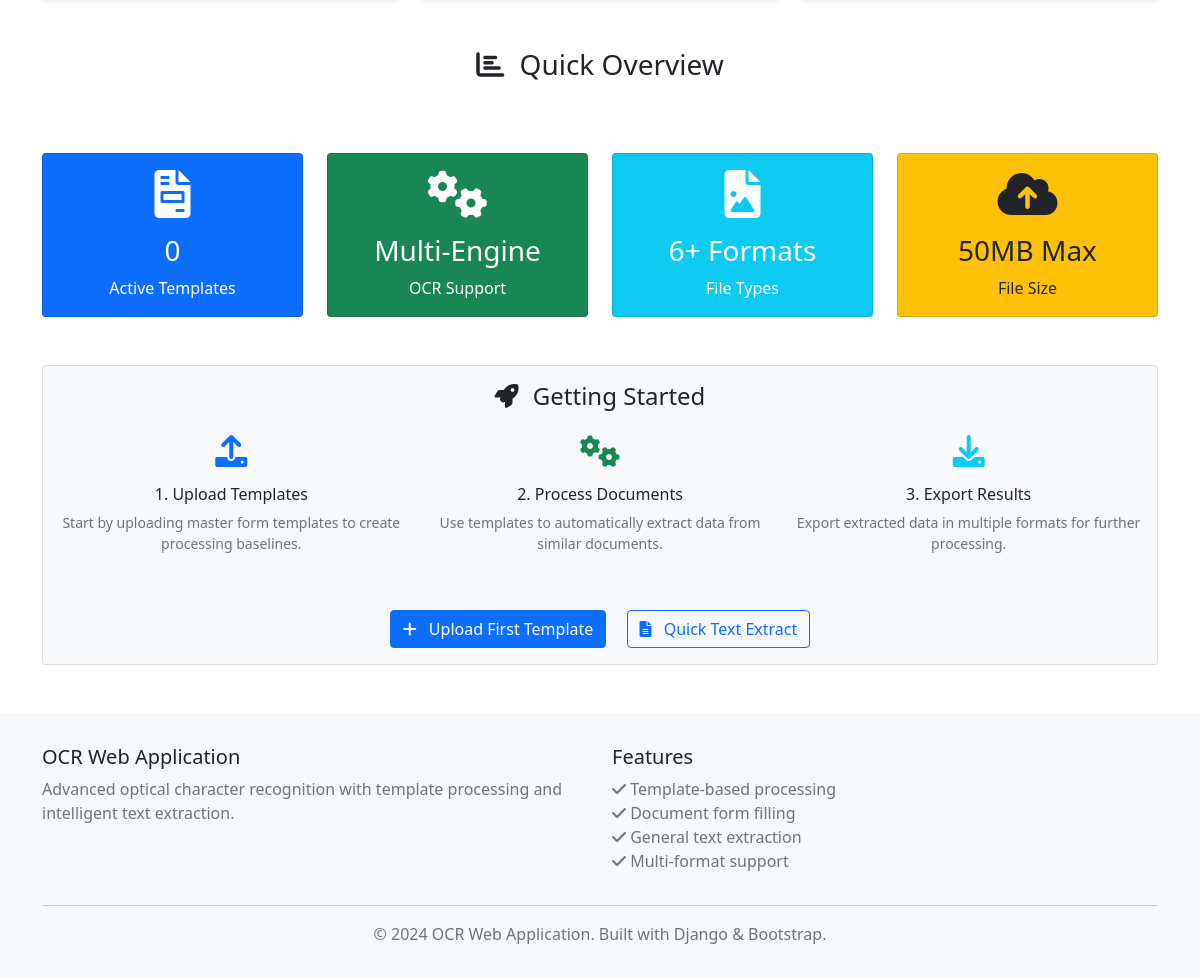
Before: / (lower part) with the older database file.
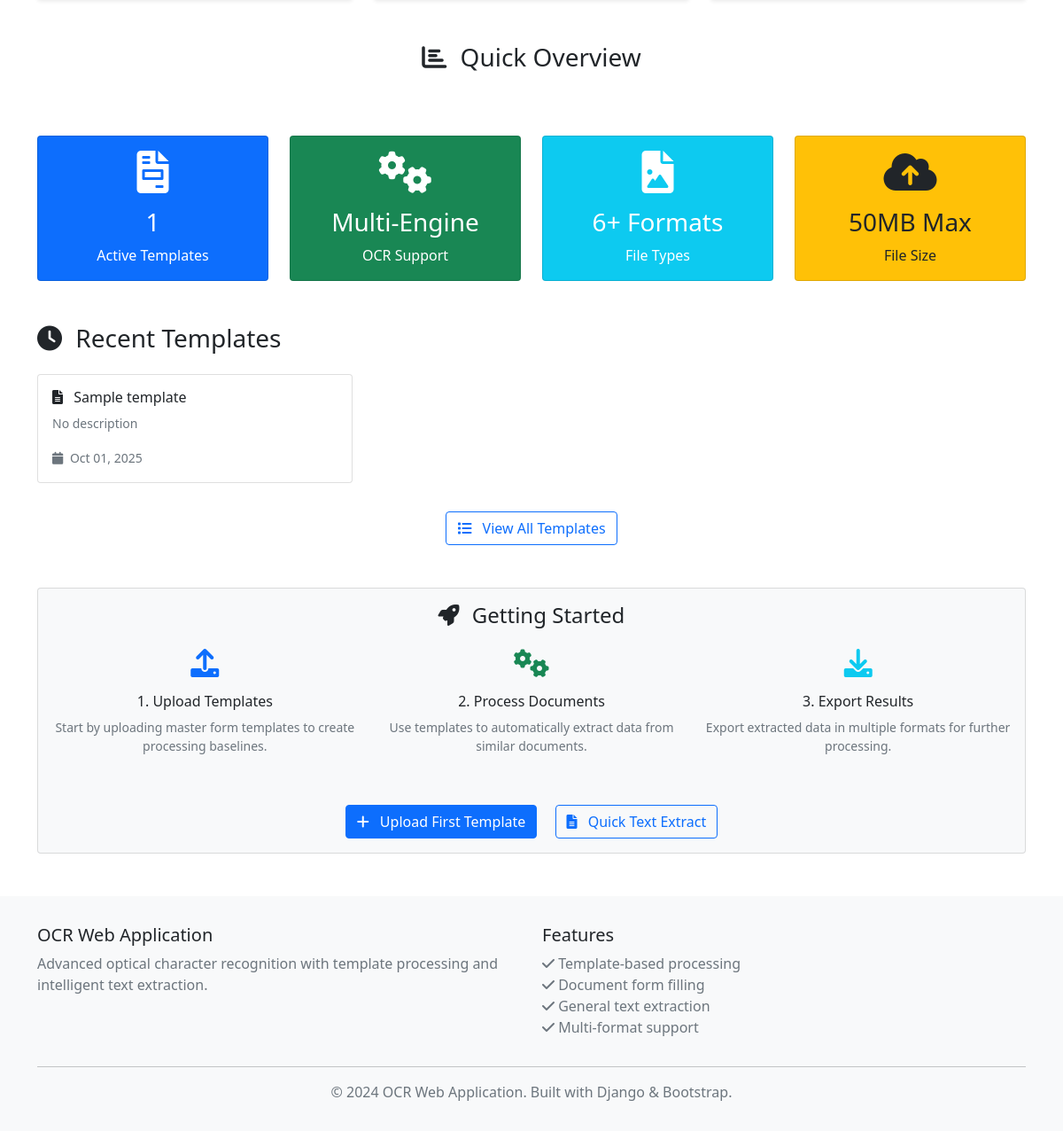
After: the same page with the newer database file.
### templates/models.py (models this page shows, shortened)
class Template(models.Model):
    name = models.CharField(max_length=255, help_text="Name of the template")
    description = models.TextField(blank=True, null=True, help_text="Description of what this template is for")
    file = models.FileField(upload_to='templates/', help_text="Original template file (PDF/image)")
    structure = models.JSONField(
        default=dict,
        help_text="JSON structure containing field names, positions, and coordinates"
    )
    created_by = models.ForeignKey(User, on_delete=models.CASCADE, null=True, blank=True)
    created_at = models.DateTimeField(auto_now_add=True)
    updated_at = models.DateTimeField(auto_now=True)
    is_active = models.BooleanField(default=True)
    PROCESSING_STATUS_CHOICES = [
        ('pending', 'Pending Processing'),
        ('processing', 'Processing'),
        ('completed', 'Processing Complete'),
        ('failed', 'Processing Failed'),
    ]
    processing_status = models.CharField(
        max_length=20,
        choices=PROCESSING_STATUS_CHOICES,
        default='pending'
    )
    class Meta:
        ordering = ['-created_at']
        verbose_name = "Template"
        verbose_name_plural = "Templates"

### templates/views.py (the view)
# urls.py: 2. Add a URL to urlpatterns:  path('', views.home, name='home')
def home(request):
    context = {
        'total_templates': Template.objects.filter(is_active=True).count(),
        'recent_templates': Template.objects.filter(is_active=True).order_by('-created_at')[:3],
    }
    return render(request, 'base/home.html', context)

### templates/base/home.html (shortened to what the changed rows need)
{% extends 'base/base.html' %}
{% block content %}
<div class="row g-4 mb-5">
    <div class="col-md-3">
        <div class="card bg-primary text-white text-center">
            <div class="card-body">
                <i class="fas fa-file-invoice fa-3x mb-3"></i>
                <h3>{{ total_templates }}</h3>
                <p class="mb-0">Active Templates</p>
            </div>
        </div>
    </div>
</div>
{% if recent_templates %}
<div class="row mb-5">
    <div class="col-12">
        <h3 class="mb-4">
            <i class="fas fa-clock me-2"></i>
            Recent Templates
        </h3>
        <div class="row">
            {% for template in recent_templates %}
            <div class="col-md-4 mb-3">
                <div class="card">
                    <div class="card-body">
                        <h6 class="card-title">
                            <i class="fas fa-file-alt me-2"></i>
                            {{ template.name }}
                        </h6>
                        <p class="card-text text-muted small">
                            {{ template.description|default:"No description" }}
                        </p>
                        <small class="text-muted">
                            <i class="fas fa-calendar me-1"></i>
                            {{ template.created_at|date:"M d, Y" }}
                        </small>
                    </div>
                </div>
            </div>
            {% endfor %}
        </div>
        <div class="text-center mt-3">
            <a href="{% url 'templates:template_list' %}" class="btn btn-outline-primary">
                <i class="fas fa-list me-2"></i>
                View All Templates
            </a>
        </div>
    </div>
</div>
{% endif %}
{% endblock %}

Changed rows visible on the page:
added Template: name "Sample template", description "No description", created_at "Oct 01, 2025"
Other visible differences:
{{ total_templates }}: "0" → "1"
text now shown: "Recent Templates View All Templates"
